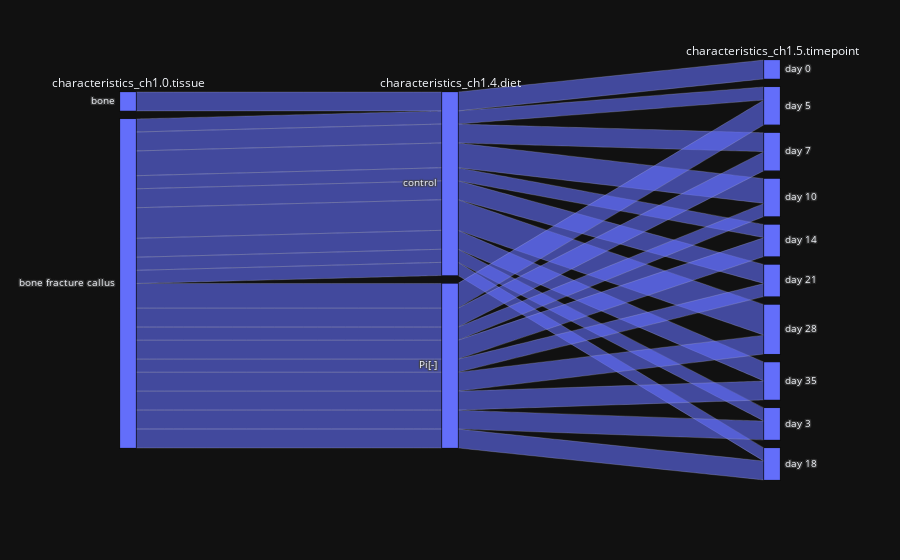

The code cell stored with this chart in its notebook:
### Code cell
fig = px.parallel_categories(phenodata, dimensions=['characteristics_ch1.0.tissue', 'characteristics_ch1.4.diet', 'characteristics_ch1.5.timepoint'])
fig

### Figure 1 — Plotly figure (JSON) as saved in the notebook; plotly's stock layout.template omitted (floating-point values rounded to 4 significant figures; data arrays with more than 128 entries replaced by an {"elided": "..."} marker saying what was removed)
{"data": [{"dimensions": [{"label": "characteristics_ch1.0.tissue", "values": {"elided": "239 str values"}}, {"label": "characteristics_ch1.4.diet", "values": {"elided": "239 str values"}}, {"label": "characteristics_ch1.5.timepoint", "values": {"elided": "239 str values"}}], "domain": {"x": [0.0, 1.0], "y": [0.0, 1.0]}, "name": "", "type": "parcats"}], "layout": {"legend": {"tracegroupgap": 0}, "margin": {"t": 60}}}
